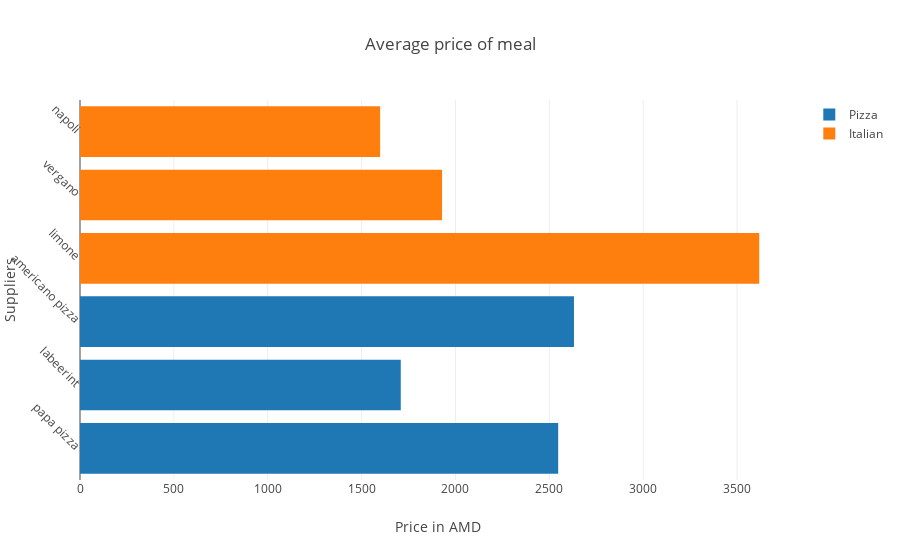

Source (notebook cell):
### Code cell
trace1 = go.Bar(x=[avg_pizza_papa_pizza_meal,
                  avg_pizza_labeerint_meal,
                  avg_pizza_americano_pizza_meal], y=['papa pizza', 'labeerint', 'americano pizza'], orientation="h", name = 'Pizza')
trace2 = go.Bar(x=[avg_italian_limone_meal,
                  avg_italian_vergnano_meal,
                  avg_italian_napoli_meal], y=['limone', 'vergano', 'napoli'], orientation="h", name = 'Italian')

data = [trace1, trace2]
layout = go.Layout(
    title=go.layout.Title(
        text='Average price of meal'
    ),
    xaxis=go.layout.XAxis(
        title=go.layout.xaxis.Title(
            text='Price in AMD'
        )
    ),
    yaxis=go.layout.YAxis(
        title=go.layout.yaxis.Title(
            text='Suppliers'
        ),
        tickangle=45
    )
)
figure = dict(data=data,layout=layout)
iplot(figure)

### Figure 1 — Plotly figure (JSON) as saved in the notebook; plotly's stock layout.template omitted (floating-point values rounded to 4 significant figures)
{"data": [{"name": "Pizza", "orientation": "h", "type": "bar", "uid": "558ca31f-93ed-4c7a-bd8a-be1ca22cc5f0", "x": [2547.0, 1709.0, 2631.0], "y": ["papa pizza", "labeerint", "americano pizza"]}, {"name": "Italian", "orientation": "h", "type": "bar", "uid": "5ec76999-3d8d-4ab2-9768-68249066c6e9", "x": [3618.0, 1929.0, 1599.0], "y": ["limone", "vergano", "napoli"]}], "layout": {"title": {"text": "Average price of meal"}, "xaxis": {"title": {"text": "Price in AMD"}}, "yaxis": {"tickangle": 45, "title": {"text": "Suppliers"}}}}
